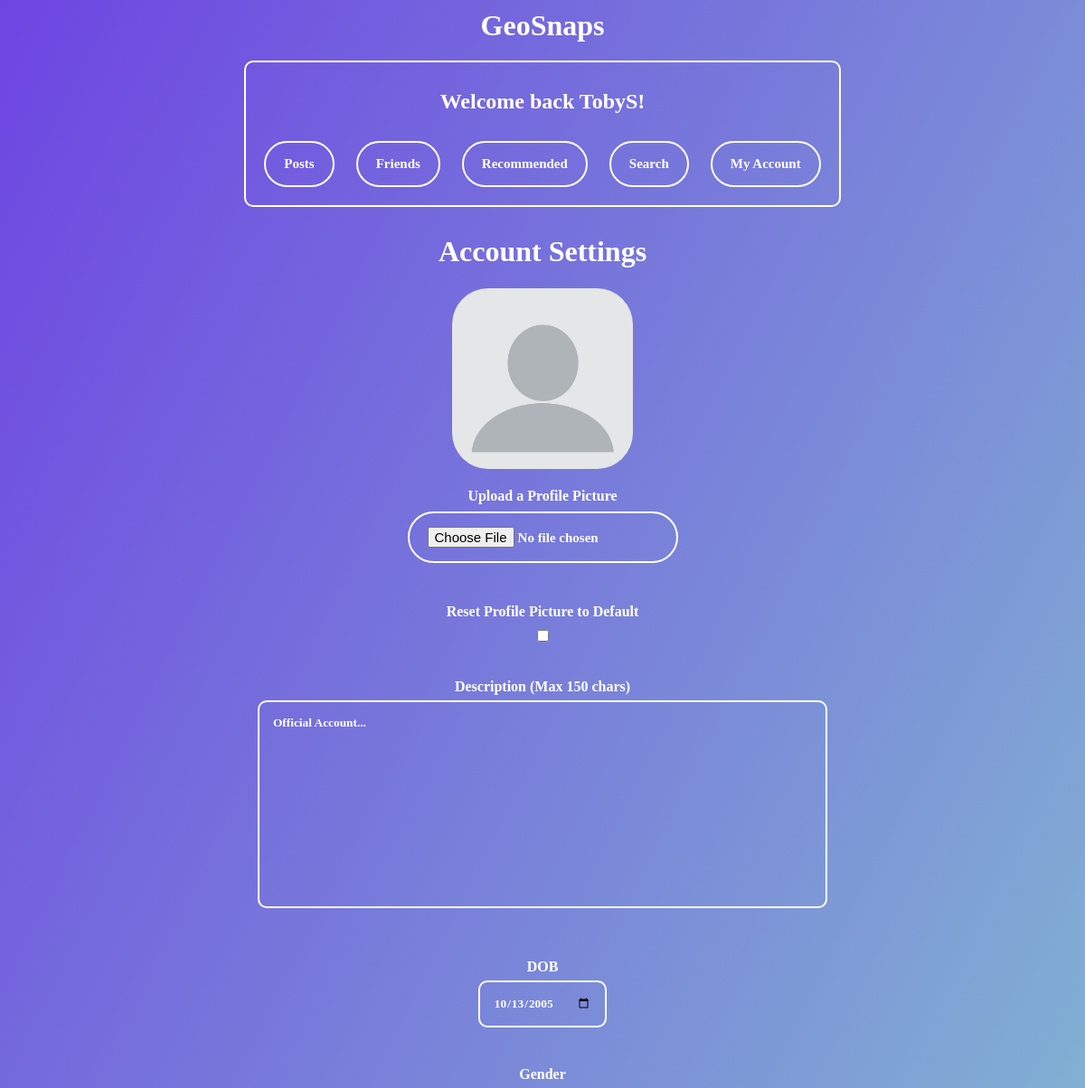
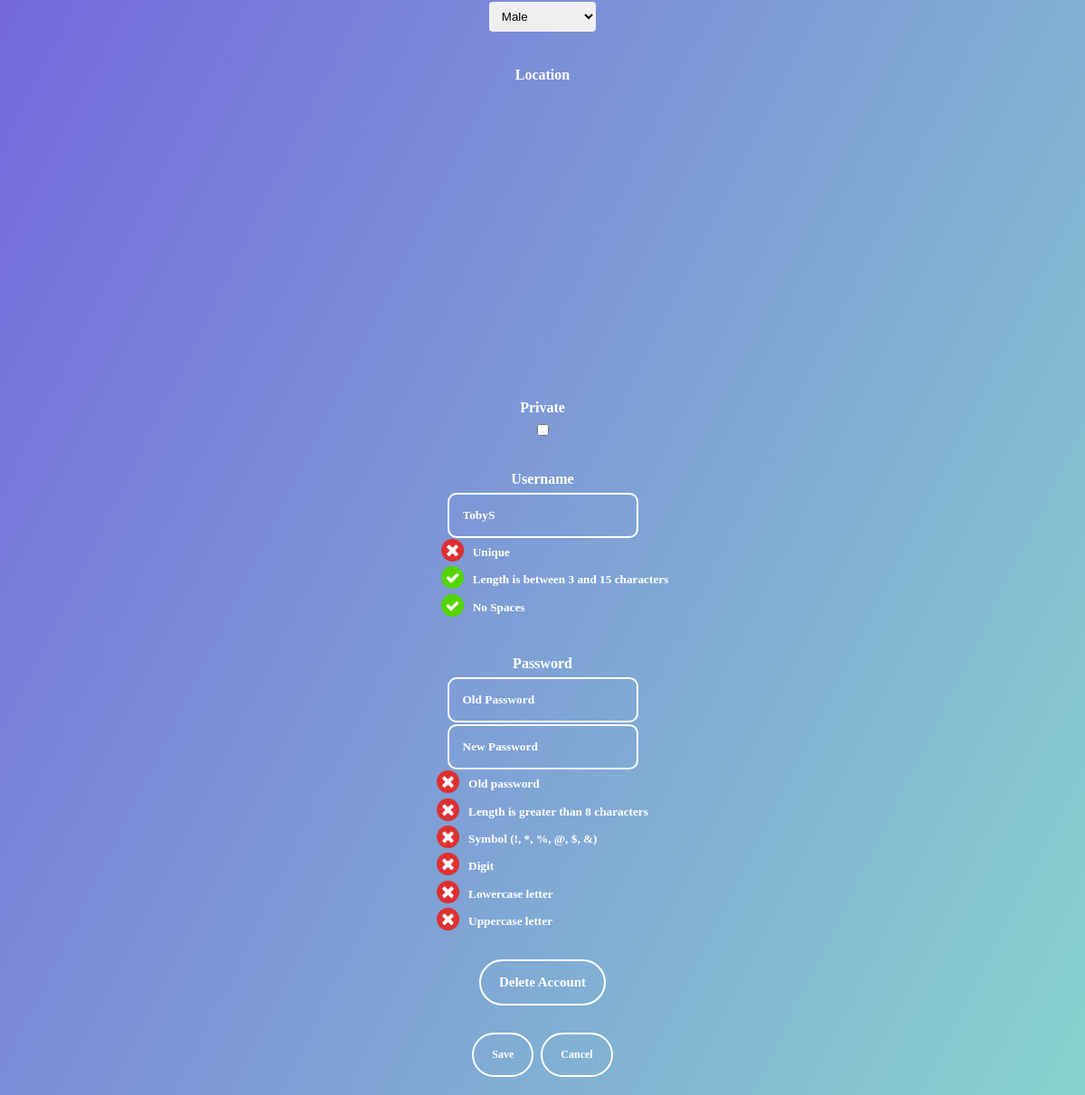
Page /account_settings (signed in) on the committed database (2 pictures, top to bottom).
### tables this page shows
CREATE TABLE "Accounts" (
	"username"	TEXT,
	"password"	TEXT,
	"ID"	INTEGER NOT NULL UNIQUE,
	"description"	TEXT,
	"dob"	TEXT,
	"privacy"	TEXT DEFAULT 'public',
	"lng"	TEXT,
	"lat"	TEXT,
	"gender"	TEXT,
	"pfp"	TEXT DEFAULT 'blank-profile-picture-973460_960_720.jpg',
	PRIMARY KEY("ID" AUTOINCREMENT)
);

### main.py (the view, shortened to what this page needs)
@web_site.route('/account_settings', methods=['GET', 'POST'])
def account_settings():
    if "username" not in session: #checks that a user is actually logged in
        return redirect("/login") #if not, redirect to login page
    filename = "1024px-Cross_red_circle.svg.png" #defaults to red cross
    username = session["username"] #gets the user that is logged in
    con = sqlite3.connect('database.db')
    con.row_factory = sqlite3.Row
    sql = "SELECT * FROM Accounts WHERE username = ?" #selects all info about user
    cursor = con.cursor()
    cursor.execute(sql, (username,))
    con.commit()
    rows = cursor.fetchall()
    sql = "SELECT privacy FROM Accounts WHERE username = ?" #selects the privacy seperately
    cursor = con.cursor()
    cursor.execute(sql, (username,))
    getprivacy = cursor.fetchone()
    getprivacy = getprivacy[0]
    genders = ["None", "Male", "Female", "Other"] #options for genders
    return render_template("account_settings.html", rows=rows, getprivacy=getprivacy, filename=filename,
                           genders=genders)

### templates/account_settings.html (shortened to what this page needs)
{% extends 'base.html' %}
{% block content %}
<h1>Account Settings</h1>
{% for row in rows %}
<img src="{{ url_for('static', filename='ProfilePictures/' + row['pfp']) }}" alt="Image" class="rounded-image">
<form method="POST" enctype="multipart/form-data">
    <h4>Upload a Profile Picture</h4>
    <br><input class="linkbutton" type="file" name="photo" accept="image/*"><br><br>
    <br><br><h4>Reset Profile Picture to Default</h4><br><input type="checkbox" id="resetpfp" name="resetpfp"><br><br>
  <br><h4>Description (Max 150 chars)</h4>
    <p><textarea class="textareadescr" name="description" placeholder="Description" maxlength="150">{{row["description"]}}</textarea></p>
  <br><h4>DOB</h4>
    <p><input type="date" name="dob" value='{{row["dob"]}}'></p><br>
  <br><h4>Gender</h4>
    <br>
   <select id="gender" name="gender">
        {% for option in genders %}
            {% if option == row["gender"] %}
                <option value="{{ option }}" selected>{{ option }}</option>
            {% else %}
                <option value="{{ option }}">{{ option }}</option>
            {% endif %}
        {% endfor %}
    </select>
    <br><br>
    <h4>Location</h4>
        {% if row['lat'] == None and row['lng'] == None %}
            <div id="map1" style="height: 300; width: 400;" class="map-container"></div>
            <script>
                var map;
                var existingmarker;
                var clicked = false;
                function initMap() {
                    map = new google.maps.Map(document.getElementById('map1'), {
                        center: { lat: 32.6669, lng: -16.9241 },
                        zoom: 1,
                    });
                    map.addListener('click', function(event) {
                        if (existingmarker) {
                            existingmarker.setMap(null);
                        }
                        existingmarker = new google.maps.Marker({
                            position: event.latLng,
                            map: map,
                            title: 'Pin',
                            draggable: true
                        });
                        var lat = event.latLng.lat();
                        var lng = event.latLng.lng();
                        clicked = true;
                        var xmlhttp = new XMLHttpRequest();
                        xmlhttp.open('POST', '/coords', true);
                        xmlhttp.setRequestHeader('Content-Type', 'application/json');
                        xmlhttp.send(JSON.stringify({ lat: lat, lng: lng, clicked: clicked }));
                    });
                }
            </script>
            <script async defer
                src="https://maps.googleapis.com/maps/api/js?key=AIzaSyCrLn37j2Aln7yh58GPY2AuQIDU3poAgrg&libraries=maps,marker&v=beta&callback=initMap">
            </script>
        {% else %}
            <div id="map2" style="height: 300; width: 400;" class="map-container"></div>
        {% endif %}
    <br>
  <h4>Private</h4>
  {% if getprivacy == "public" %}
    <p><input type="checkbox" id="privacy" name="privacy"></p>
  {% elif getprivacy == "private" %}
    <p><input type="checkbox" id="privacy2" name="privacy" value="1" checked></p>
  {% endif %}
        <br>
      <h4>Username</h4>
    <div id="div1">
          <div class = "input-group">
              <p><input type="text" name="Username" id="username" value='{{row["username"]}}' placeholder="Username" onkeyup="searchusernames()">
              <div class="criteria-group" style="padding-left: 27px;">
                <img id="unique" src="{{ url_for('static', filename='ticks_crosses/1024px-Cross_red_circle.svg.png') }}" alt="Image" class="criteria-image">
                <h5>Unique</h5>
              </div>
              <div class="criteria-group" style="padding-left: 27px;">
                <img id="length" src="{{ url_for('static', filename='ticks_crosses/Check_green_circle.svg.png') }}" alt="Image" class="criteria-image">
                <h5>Length is between 3 and 15 characters</h5>
              </div>
              <div class="criteria-group" style="padding-left: 27px;">
                <img id="space" src="{{ url_for('static', filename='ticks_crosses/Check_green_circle.svg.png') }}" alt="Image" class="criteria-image">
                <h5>No Spaces</h5>
              </div>
          </div>
      </p></div>
        <h4>Password</h4>
        <p><input name="oldpassword" id="oldpassword" type="password" placeholder="Old Password" onkeyup="matcholdpassword()"></p>
      <div id="div2">
        <div class = "input-group">
            <p><input name="newpassword" id="password" type="password" value="{{password}}" placeholder="New Password" onkeyup="searchpasswords()">
            <div class="criteria-group">
                <img id="matching" src="{{ url_for('static', filename='ticks_crosses/1024px-Cross_red_circle.svg.png') }}" alt="Image" class="criteria-image">
                <h5>Old password</h5>
            </div>
            <div class="criteria-group">
                <img id="plength" src="{{ url_for('static', filename='ticks_crosses/1024px-Cross_red_circle.svg.png') }}" alt="Image" class="criteria-image">
                <h5>Length is greater than 8 characters</h5>
            </div>
             <div class="criteria-group">
                 <img id="symb" src="{{ url_for('static', filename='ticks_crosses/1024px-Cross_red_circle.svg.png') }}" alt="Image" class="criteria-image">
                 <h5>Symbol (!, *, %, @, $, &)</h5>
             </div>
             <div class="criteria-group">
                <img id="digit" src="{{ url_for('static', filename='ticks_crosses/1024px-Cross_red_circle.svg.png') }}" alt="Image" class="criteria-image">
                <h5>Digit</h5>
             </div>
            <div class="criteria-group">
                <img id="lower" src="{{ url_for('static', filename='ticks_crosses/1024px-Cross_red_circle.svg.png') }}" alt="Image" class="criteria-image">
                <h5>Lowercase letter</h5>
            </div>
            <div class="criteria-group">
                <img id="upper" src="{{ url_for('static', filename='ticks_crosses/1024px-Cross_red_circle.svg.png') }}" alt="Image" class="criteria-image">
                <h5>Uppercase letter</h5>
            </div>
        </div>
     </p></div>
    <a href ='/deleteaccount' class="linkbutton">Delete Account</a>
    <p><input type="submit" value="Save"> <input type="submit" name="cancel" value="Cancel"></p>
    </form>
    {% endfor %}
{% endblock %}

### templates/base.html (shortened to what this page needs)
<html>
<head>
<link href="/static/style.css" rel="stylesheet">
</head>
<body>
<a href='/GeoSnaps' style="display: block; text-decoration: none; color: white; pointer-events: none;">
  <h1 style="margin: 0px;">
    <span style="pointer-events: auto;">GeoSnaps</span>
  </h1>
</a>
<div class="buttonbox">
  {% if session["username"] %}
    <h2>Welcome back {{ session["username"] }}!</h2>
    <a href ='/allposts' class="linkbutton">Posts</a>
    <a href ='/friends' class="linkbutton">Friends</a>
    <a href ='/recommended' class="linkbutton">Recommended</a>
    <a href ='/search' class="linkbutton">Search</a>
    <a href ='/account' class="linkbutton">My Account</a>
  {% else %}
    <h2>You are not logged in</h2>
    <a href ='/Index' class="linkbutton">Register</a>
    <a href ='/login' class="linkbutton">Login</a>
  {% endif %}
</div>
  {% block content %}{% endblock %}
</body>
</html>

### static/style.css (style rules this page uses)
body { background: linear-gradient(to bottom right, #6e45e2, #88d3ce); text-align: center; }
h1 { color:white; font-family:Verdana; }
h2 { color:white; font-family:Verdana; }
h4 { color:white; font-family:Verdana; margin-bottom: -10; }
h5 { color:white; font-family:Verdana; }
a { font-weight:bold; text-decoration:none; margin:10px; }
input[type=button], input[type=submit] { background-color: transparent; border: 2px solid white; font-family: "Verdana"; font-weight: 700; font-size: 12px; border-radius: 30px; color: white; padding: 15px 20px; text-decoration: none; margin: 4px 2px; cursor: pointer; align-items: center; justify-content: center; }
.linkbutton { display: inline-flex; align-items: center; justify-content: center; padding: 15px 20px; font-family: "Verdana"; font-weight: 700; font-size: 15px; text-decoration: none; color: #FFFFFF; border: 2px solid #FFFFFF; border-radius: 30px; }
.buttonbox { border: 2px solid white; border-radius: 10px; padding: 10px; margin: 10px; display: inline-block; }
.map-container { width: 300px; height: 200px; margin-top: 20px; border-radius: 10px; overflow: hidden; margin-left: auto; margin-right: auto; }
.rounded-image { width: 200px; height: 200px; border-radius: 20%; object-fit: cover; }
#div1 { font-weight:bold; }
select { width: 10%; padding: 8px 10px; border: none; border-radius: 4px; }
input[type=text], input[type=number], input[type=date], input[type=time], input[type=password] { background-color: transparent; color: white; padding: 15px 15px; border-radius: 10px; border: 2px solid white; font-family:Verdana; font-weight:bold; }
input[type=text]::placeholder, input[type=number]::placeholder, input[type=date]::placeholder, input[type=time]::placeholder, input[type=password]::placeholder { color: #FFFFFF; }
.textareadescr { background-color: transparent; color: white; padding: 15px 15px; border-radius: 10px; border: 2px solid white; font-family:Verdana; font-weight:bold; resize: none; width: 630px; height: 230px; }
.textareadescr::placeholder { color: #FFFFFF; }

### templates/account_settings.html (style rules this page uses)
#div1, #div2 { display: flex; flex-direction: column; align-items: center; }
.criteria-image { display: block; margin-bottom: 5px; width: 25px; height: 25px; margin-right: 10px; }
input { margin-bottom: -30px; }
.criteria-group { display: flex; align-items: center; margin-bottom: -30px; /* }
.criteria-group h5 { margin-left: 10px; }
.input-group { margin-left: 10px; align-items: left; }

### rows in the picture
Accounts: username "TobyS", pfp (placeholder picture), description "Official Account...", dob "10/13/2005", gender "Male", Username "TobyS"
